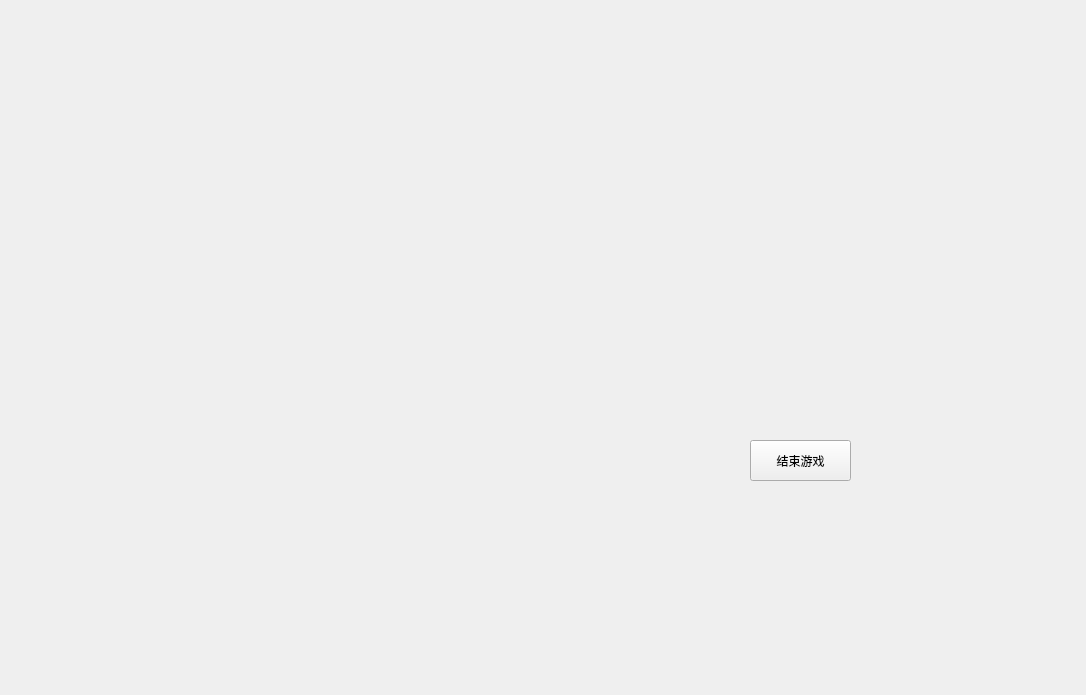
<?xml version="1.0" encoding="UTF-8"?>
<ui version="4.0">
 <class>Widget</class>
 <widget class="QWidget" name="Widget">
  <property name="geometry">
   <rect>
    <x>0</x>
    <y>0</y>
    <width>1086</width>
    <height>695</height>
   </rect>
  </property>
  <property name="windowTitle">
   <string>Widget</string>
  </property>
  <widget class="QPushButton" name="pushButton">
   <property name="geometry">
    <rect>
     <x>750</x>
     <y>440</y>
     <width>101</width>
     <height>41</height>
    </rect>
   </property>
   <property name="text">
    <string>结束游戏</string>
   </property>
  </widget>
 </widget>
 <layoutdefault spacing="6" margin="11"/>
 <resources/>
 <connections/>
</ui>
